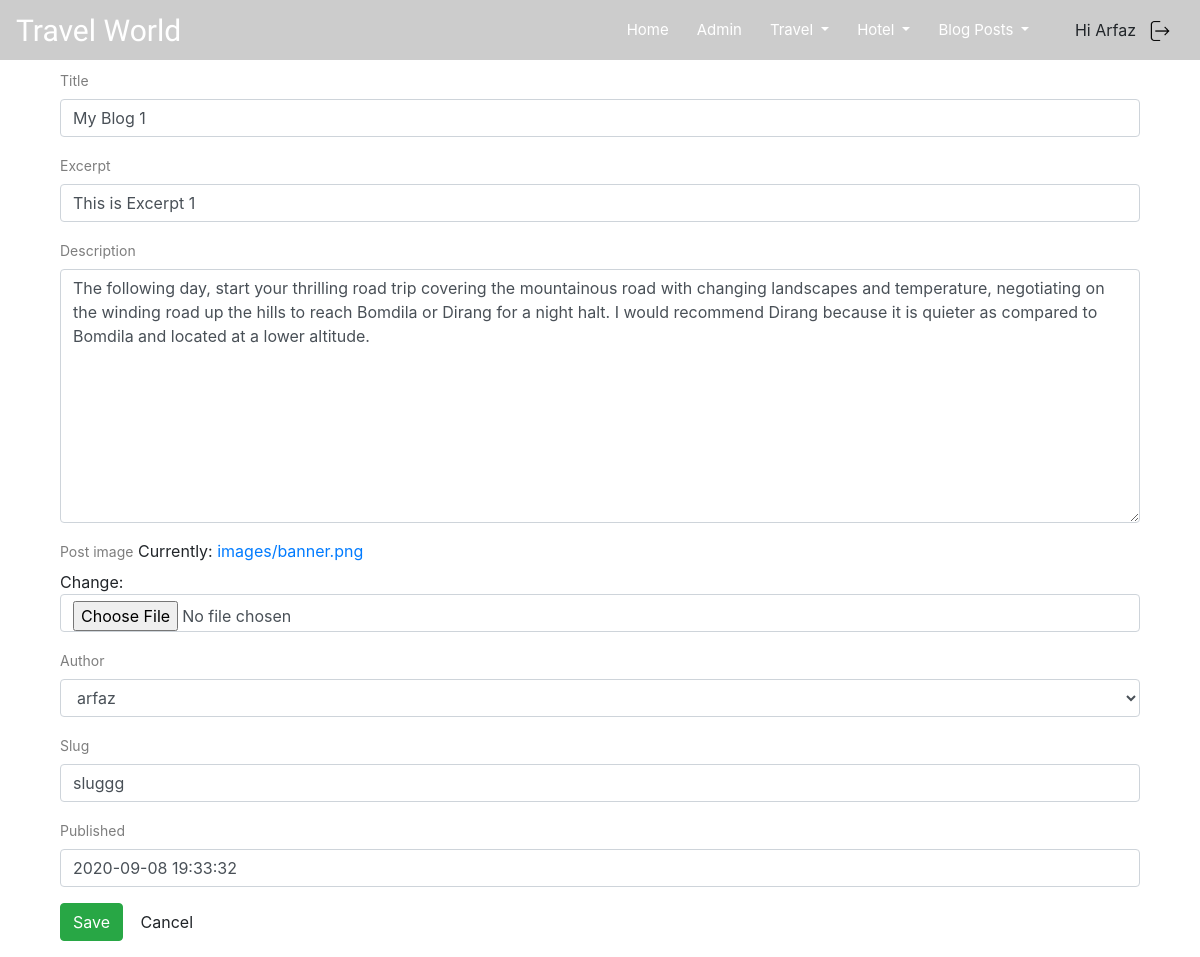
/posts-update/6 (signed in), run on the app's committed database.
### core/models.py (models this page shows, shortened)
class Core(models.Model):
    title = models.CharField(max_length=200)
    excerpt = models.CharField(max_length=200)
    description = models.TextField(null=True)
    post_image = models.ImageField(upload_to='images/', max_length=2083)
    author = models.ForeignKey(User, on_delete=models.CASCADE, related_name='core')
    slug = models.SlugField(max_length=100, unique=True)
    updated_date = models.DateTimeField(auto_now=True)
    Published = models.DateTimeField(default=timezone.now)
    class Meta:
        ordering = ['-Published']

### core/views.py (the view, shortened to what this page needs)
# urls.py: path('posts-update/<int:pk>', views.CoreUpdateView.as_view(), name="posts_update"),
class CoreUpdateView(LoginRequiredMixin, UpdateView):
    model = Core
    form_class = PostForm
    template_name = "core/add_post.html"
    success_url = reverse_lazy("core:posts")
    initial = {}
    slug_field = 'slug'
    slug_url_kwarg = 'slug'
    pk_url_kwarg = 'pk'
    context_object_name = "post"
    permission_required = 'core.change_project'
    def __init__(self, **kwargs):
        return super(CoreUpdateView, self).__init__(**kwargs)
    def dispatch(self, *args, **kwargs):
        return super(CoreUpdateView, self).dispatch(*args, **kwargs)
    def get(self, request, *args, **kwargs):
        return super(CoreUpdateView, self).get(request, *args, **kwargs)
    def post(self, request, *args, **kwargs):
        return super(CoreUpdateView, self).post(request, *args, **kwargs)
    def get_object(self, queryset=None):
        return super(CoreUpdateView, self).get_object(queryset)
    def get_queryset(self):
        return super(CoreUpdateView, self).get_queryset()
    def get_form_class(self):
        return super(CoreUpdateView, self).get_form_class()
    def get_form(self, form_class=None):
        return super(CoreUpdateView, self).get_form(form_class)
    def get_form_kwargs(self, **kwargs):
        return super(CoreUpdateView, self).get_form_kwargs(**kwargs)
    def get_initial(self):
        return super(CoreUpdateView, self).get_initial()
    def get_context_data(self, **kwargs):
        ret = super(CoreUpdateView, self).get_context_data(**kwargs)
        return ret
    def get_context_object_name(self, obj):
        return super(CoreUpdateView, self).get_context_object_name(obj)
    def render_to_response(self, context, **response_kwargs):
        return super(CoreUpdateView, self).render_to_response(context, **response_kwargs)
    def get_template_names(self):
        return super(CoreUpdateView, self).get_template_names()

### core/forms.py
class PostForm(forms.ModelForm):
    class Meta:
        model = Core
        fields = '__all__'

### templates/core/add_post.html (shortened to what this page needs)
{% extends 'core/base.html' %}
{% load widget_tweaks %}
{% block content %}
<div class="container pt-5">
    <div style="padding-top:20px;" class="container">
    <form method="POST" novalidate enctype="multipart/form-data">
        {% for field in form.visible_fields %}
        <div class="form-group">
            <label for="{{ field.id_for_label }}">{{ field.label }}</label>
            {{ field|add_class:"form-control" }}
        </div>
        {% endfor %}
        {% if object %}
        <div class="form-group">
            <button class="btn btn-success" type="submit" value="save">
                Save
            </button>
            {% else %}
            <div class="form-group">
                <button class="btn btn-success" type="submit" value="Create">
                    <span class="glyphicon glyphicon-ok"></span>Add
                </button>
                {% endif %}
                <a href="{% url 'core:posts' %}" class="btn btn-default"> Cancel</a>
            </div>
        </div>
</div>
{% endblock %}

### templates/core/Navbar.html (shortened to what this page needs)
{% load static %}
<nav class="navbar navbar-expand-lg fixed-top py-2 navbar-inverse">
    <a class="navbar-brand" href="{% url 'core:index' %}">Travel World</a>
    {% if user.is_authenticated %}
    <div class="collapse navbar-collapse" id="navbarSupportedContent">
        <ul class="navbar-nav ml-auto">
            <li class="nav-item cool-link">
                <a class="nav-link " href="{% url 'core:index'%}">Home</a>
            </li>
            {% if user.is_superuser %}
            <li class="nav-item cool-link"><a class="nav-link" href="/admin">Admin</a></li>
            <li class="nav-item dropdown cool-link">
                <a class="nav-link dropdown-toggle" href="{% url 'core:project' %}" role="button"
                   data-toggle="dropdown" aria-haspopup="true">
                    Travel
                </a>
            </li>
                        <li class="nav-item dropdown cool-link">
                <a class="nav-link dropdown-toggle" href="{% url 'api:guest_list' %}" role="button"
                   data-toggle="dropdown" aria-haspopup="true">
                    Hotel
                </a>
            </li>
            <li class="nav-item dropdown cool-link">
                <a class="nav-link dropdown-toggle" href="{% url 'core:posts' %}" role="button"
                   data-toggle="dropdown" aria-haspopup="true">
                    Blog Posts
                </a>
            </li>
            {% endif %}
            <li style="margin-top:13px;" class="nav-item">Hi {{user.username|title}}</li>
            <li id="logout" class="nav-item ">
                <a class="nav-link" href="{% url 'admin:logout' %}">
                    <img width="20px" height="20px" src="{% static 'images/logout.png' %} ">
                </a>
            </li>
        </ul>
    </div>
    {% endif %}
</nav>

### data on the page
Core: visible_fields "My Blog 1" "This is Excerpt 1" "The following day, start your thrilling road trip covering the mountainous road with changing landscapes and temperature, negotiating on the winding road up the hills to reach Bomdila or Dirang for a night halt. I would recommend Dirang because it is quieter as compared to Bomdila and located at a lower altitude." "arfaz" "sluggg" "2020-09-08 19:33:32"

### other printed values
{{ user.username|title }} "Arfaz"
{{ field.label }} "Title" "Excerpt" "Description" "Post image" "Author" "Slug" "Published"
